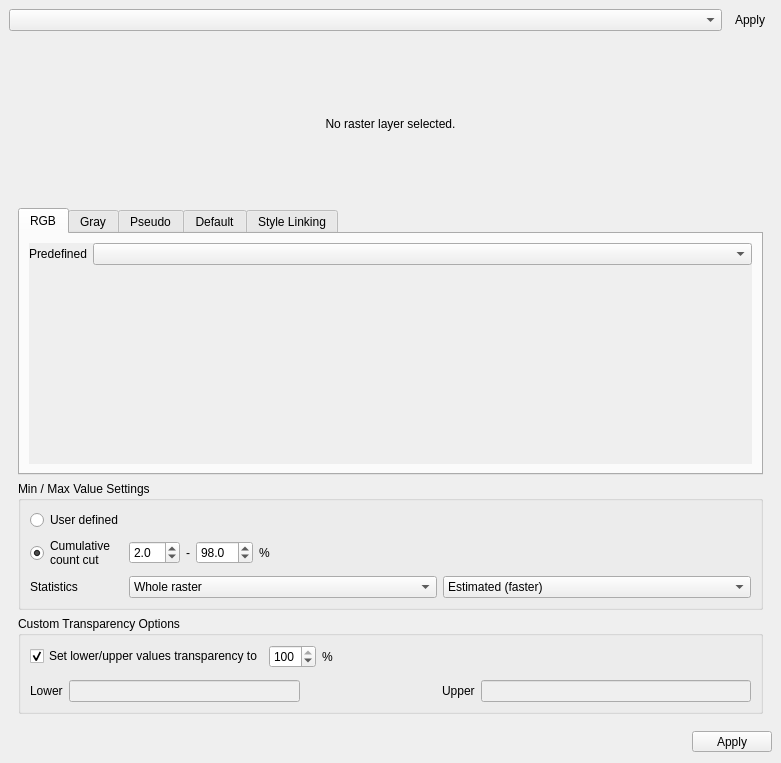
<?xml version="1.0" encoding="UTF-8"?>
<ui version="4.0">
 <class>w</class>
 <widget class="QDockWidget" name="w">
  <property name="geometry">
   <rect>
    <x>0</x>
    <y>0</y>
    <width>781</width>
    <height>763</height>
   </rect>
  </property>
  <property name="sizePolicy">
   <sizepolicy hsizetype="Preferred" vsizetype="Preferred">
    <horstretch>0</horstretch>
    <verstretch>0</verstretch>
   </sizepolicy>
  </property>
  <property name="minimumSize">
   <size>
    <width>106</width>
    <height>172</height>
   </size>
  </property>
  <property name="autoFillBackground">
   <bool>false</bool>
  </property>
  <property name="floating">
   <bool>false</bool>
  </property>
  <property name="windowTitle">
   <string>Raster Layer Styling</string>
  </property>
  <widget class="QWidget" name="dockWidgetContents">
   <property name="sizePolicy">
    <sizepolicy hsizetype="Preferred" vsizetype="Preferred">
     <horstretch>0</horstretch>
     <verstretch>0</verstretch>
    </sizepolicy>
   </property>
   <layout class="QVBoxLayout" name="verticalLayout_5" stretch="0,0,0">
    <item>
     <layout class="QHBoxLayout" name="horizontalLayout">
      <item>
       <widget class="QgsMapLayerComboBox" name="mLayer">
        <property name="enabled">
         <bool>true</bool>
        </property>
        <property name="currentIndex">
         <number>-1</number>
        </property>
        <property name="allowEmptyLayer">
         <bool>true</bool>
        </property>
       </widget>
      </item>
      <item>
       <widget class="QToolButton" name="mRefresh">
        <property name="sizePolicy">
         <sizepolicy hsizetype="Fixed" vsizetype="Fixed">
          <horstretch>0</horstretch>
          <verstretch>0</verstretch>
         </sizepolicy>
        </property>
        <property name="minimumSize">
         <size>
          <width>0</width>
          <height>0</height>
         </size>
        </property>
        <property name="toolTip">
         <string/>
        </property>
        <property name="text">
         <string>Apply</string>
        </property>
        <property name="icon">
         <iconset>
          <normaloff>:/images/themes/default/mActionRefresh.svg</normaloff>:/images/themes/default/mActionRefresh.svg</iconset>
        </property>
        <property name="autoRaise">
         <bool>true</bool>
        </property>
       </widget>
      </item>
     </layout>
    </item>
    <item>
     <widget class="QScrollArea" name="scrollArea_4">
      <property name="frameShape">
       <enum>QFrame::NoFrame</enum>
      </property>
      <property name="widgetResizable">
       <bool>true</bool>
      </property>
      <widget class="QWidget" name="scrollAreaWidgetContents_4">
       <property name="geometry">
        <rect>
         <x>0</x>
         <y>0</y>
         <width>763</width>
         <height>660</height>
        </rect>
       </property>
       <layout class="QVBoxLayout" name="verticalLayout_12">
        <item>
         <widget class="QLabel" name="mInfo">
          <property name="sizePolicy">
           <sizepolicy hsizetype="Preferred" vsizetype="Preferred">
            <horstretch>0</horstretch>
            <verstretch>0</verstretch>
           </sizepolicy>
          </property>
          <property name="text">
           <string>No raster layer selected.</string>
          </property>
          <property name="alignment">
           <set>Qt::AlignCenter</set>
          </property>
         </widget>
        </item>
        <item>
         <widget class="QTabWidget" name="mRenderer">
          <property name="sizePolicy">
           <sizepolicy hsizetype="Preferred" vsizetype="Preferred">
            <horstretch>0</horstretch>
            <verstretch>0</verstretch>
           </sizepolicy>
          </property>
          <property name="currentIndex">
           <number>0</number>
          </property>
          <widget class="QWidget" name="tab">
           <attribute name="icon">
            <iconset>
             <normaloff>:/images/themes/default/styleicons/multibandcolor.svg</normaloff>:/images/themes/default/styleicons/multibandcolor.svg</iconset>
           </attribute>
           <attribute name="title">
            <string>RGB</string>
           </attribute>
           <layout class="QVBoxLayout" name="verticalLayout">
            <item>
             <widget class="QScrollArea" name="scrollArea_2">
              <property name="frameShape">
               <enum>QFrame::NoFrame</enum>
              </property>
              <property name="widgetResizable">
               <bool>true</bool>
              </property>
              <widget class="QWidget" name="scrollAreaWidgetContents_2">
               <property name="geometry">
                <rect>
                 <x>0</x>
                 <y>0</y>
                 <width>721</width>
                 <height>223</height>
                </rect>
               </property>
               <layout class="QVBoxLayout" name="verticalLayout_6">
                <property name="leftMargin">
                 <number>0</number>
                </property>
                <property name="topMargin">
                 <number>0</number>
                </property>
                <property name="rightMargin">
                 <number>0</number>
                </property>
                <property name="bottomMargin">
                 <number>0</number>
                </property>
                <item>
                 <layout class="QVBoxLayout" name="verticalLayout_9">
                  <item>
                   <layout class="QHBoxLayout" name="horizontalLayout_2">
                    <item>
                     <widget class="QLabel" name="mName">
                      <property name="sizePolicy">
                       <sizepolicy hsizetype="Fixed" vsizetype="Preferred">
                        <horstretch>0</horstretch>
                        <verstretch>0</verstretch>
                       </sizepolicy>
                      </property>
                      <property name="text">
                       <string>Predefined</string>
                      </property>
                     </widget>
                    </item>
                    <item>
                     <widget class="QComboBox" name="mVisualization">
                      <property name="sizePolicy">
                       <sizepolicy hsizetype="Preferred" vsizetype="Preferred">
                        <horstretch>0</horstretch>
                        <verstretch>0</verstretch>
                       </sizepolicy>
                      </property>
                     </widget>
                    </item>
                   </layout>
                  </item>
                  <item>
                   <widget class="RasterLayerStylingBandWidget" name="mRedBand" native="true"/>
                  </item>
                  <item>
                   <widget class="RasterLayerStylingBandWidget" name="mGreenBand" native="true"/>
                  </item>
                  <item>
                   <widget class="RasterLayerStylingBandWidget" name="mBlueBand" native="true"/>
                  </item>
                  <item>
                   <spacer name="verticalSpacer">
                    <property name="orientation">
                     <enum>Qt::Vertical</enum>
                    </property>
                    <property name="sizeHint" stdset="0">
                     <size>
                      <width>0</width>
                      <height>0</height>
                     </size>
                    </property>
                   </spacer>
                  </item>
                 </layout>
                </item>
               </layout>
              </widget>
             </widget>
            </item>
           </layout>
          </widget>
          <widget class="QWidget" name="tab_2">
           <attribute name="icon">
            <iconset>
             <normaloff>:/images/themes/default/styleicons/singlebandgray.svg</normaloff>:/images/themes/default/styleicons/singlebandgray.svg</iconset>
           </attribute>
           <attribute name="title">
            <string>Gray</string>
           </attribute>
           <layout class="QVBoxLayout" name="verticalLayout_2">
            <item>
             <widget class="QScrollArea" name="scrollArea">
              <property name="frameShape">
               <enum>QFrame::NoFrame</enum>
              </property>
              <property name="widgetResizable">
               <bool>true</bool>
              </property>
              <widget class="QWidget" name="scrollAreaWidgetContents">
               <property name="geometry">
                <rect>
                 <x>0</x>
                 <y>0</y>
                 <width>721</width>
                 <height>223</height>
                </rect>
               </property>
               <layout class="QVBoxLayout" name="verticalLayout_4">
                <property name="leftMargin">
                 <number>0</number>
                </property>
                <property name="topMargin">
                 <number>0</number>
                </property>
                <property name="rightMargin">
                 <number>0</number>
                </property>
                <property name="bottomMargin">
                 <number>0</number>
                </property>
                <item>
                 <widget class="RasterLayerStylingBandWidget" name="mGrayBand" native="true"/>
                </item>
               </layout>
              </widget>
             </widget>
            </item>
           </layout>
          </widget>
          <widget class="QWidget" name="tab_3">
           <attribute name="icon">
            <iconset>
             <normaloff>:/images/themes/default/styleicons/singlebandpseudocolor.svg</normaloff>:/images/themes/default/styleicons/singlebandpseudocolor.svg</iconset>
           </attribute>
           <attribute name="title">
            <string>Pseudo</string>
           </attribute>
           <layout class="QVBoxLayout" name="verticalLayout_11">
            <item>
             <layout class="QHBoxLayout" name="horizontalLayout_3">
              <item>
               <widget class="QLabel" name="label_9">
                <property name="sizePolicy">
                 <sizepolicy hsizetype="Fixed" vsizetype="Preferred">
                  <horstretch>0</horstretch>
                  <verstretch>0</verstretch>
                 </sizepolicy>
                </property>
                <property name="minimumSize">
                 <size>
                  <width>0</width>
                  <height>0</height>
                 </size>
                </property>
                <property name="text">
                 <string>Color ramp</string>
                </property>
               </widget>
              </item>
              <item>
               <widget class="QgsColorRampButton" name="mPseudoColorRamp">
                <property name="sizePolicy">
                 <sizepolicy hsizetype="Preferred" vsizetype="Fixed">
                  <horstretch>0</horstretch>
                  <verstretch>0</verstretch>
                 </sizepolicy>
                </property>
                <property name="text">
                 <string/>
                </property>
               </widget>
              </item>
             </layout>
            </item>
            <item>
             <widget class="QScrollArea" name="scrollArea_3">
              <property name="frameShape">
               <enum>QFrame::NoFrame</enum>
              </property>
              <property name="widgetResizable">
               <bool>true</bool>
              </property>
              <widget class="QWidget" name="scrollAreaWidgetContents_3">
               <property name="geometry">
                <rect>
                 <x>0</x>
                 <y>0</y>
                 <width>721</width>
                 <height>193</height>
                </rect>
               </property>
               <layout class="QVBoxLayout" name="verticalLayout_10">
                <property name="leftMargin">
                 <number>0</number>
                </property>
                <property name="topMargin">
                 <number>0</number>
                </property>
                <property name="rightMargin">
                 <number>0</number>
                </property>
                <property name="bottomMargin">
                 <number>0</number>
                </property>
                <item>
                 <widget class="RasterLayerStylingBandWidget" name="mPseudoBand" native="true"/>
                </item>
               </layout>
              </widget>
             </widget>
            </item>
           </layout>
          </widget>
          <widget class="QWidget" name="tab_4">
           <attribute name="title">
            <string>Default</string>
           </attribute>
           <layout class="QVBoxLayout" name="verticalLayout_7">
            <item>
             <widget class="QLabel" name="mInfo_2">
              <property name="sizePolicy">
               <sizepolicy hsizetype="Preferred" vsizetype="Expanding">
                <horstretch>0</horstretch>
                <verstretch>1</verstretch>
               </sizepolicy>
              </property>
              <property name="text">
               <string>Select a render type.</string>
              </property>
              <property name="alignment">
               <set>Qt::AlignCenter</set>
              </property>
             </widget>
            </item>
           </layout>
          </widget>
          <widget class="QWidget" name="tab_5">
           <attribute name="title">
            <string>Style Linking</string>
           </attribute>
           <layout class="QVBoxLayout" name="verticalLayout_8">
            <item>
             <layout class="QHBoxLayout" name="horizontalLayout_16">
              <item>
               <widget class="QToolButton" name="mAddLink">
                <property name="text">
                 <string>...</string>
                </property>
                <property name="icon">
                 <iconset>
                  <normaloff>:/images/themes/default/symbologyAdd.svg</normaloff>:/images/themes/default/symbologyAdd.svg</iconset>
                </property>
                <property name="popupMode">
                 <enum>QToolButton::InstantPopup</enum>
                </property>
                <property name="arrowType">
                 <enum>Qt::NoArrow</enum>
                </property>
               </widget>
              </item>
              <item>
               <widget class="QToolButton" name="mRemoveLink">
                <property name="text">
                 <string>...</string>
                </property>
                <property name="icon">
                 <iconset>
                  <normaloff>:/images/themes/default/symbologyRemove.svg</normaloff>:/images/themes/default/symbologyRemove.svg</iconset>
                </property>
                <property name="popupMode">
                 <enum>QToolButton::InstantPopup</enum>
                </property>
                <property name="arrowType">
                 <enum>Qt::NoArrow</enum>
                </property>
               </widget>
              </item>
              <item>
               <spacer name="horizontalSpacer_3">
                <property name="orientation">
                 <enum>Qt::Horizontal</enum>
                </property>
                <property name="sizeHint" stdset="0">
                 <size>
                  <width>40</width>
                  <height>20</height>
                 </size>
                </property>
               </spacer>
              </item>
             </layout>
            </item>
            <item>
             <widget class="QTableWidget" name="mLinkedLayers">
              <attribute name="horizontalHeaderDefaultSectionSize">
               <number>120</number>
              </attribute>
              <attribute name="horizontalHeaderStretchLastSection">
               <bool>false</bool>
              </attribute>
              <column>
               <property name="text">
                <string>Raster Layer</string>
               </property>
              </column>
              <column>
               <property name="text">
                <string>Linkage</string>
               </property>
              </column>
              <column>
               <property name="text">
                <string>Stretch Type</string>
               </property>
              </column>
              <column>
               <property name="text">
                <string>Percentiles</string>
               </property>
              </column>
              <column>
               <property name="text">
                <string>Red Min</string>
               </property>
               <property name="toolTip">
                <string>Red / Gray / Pseudo Min</string>
               </property>
              </column>
              <column>
               <property name="text">
                <string>Red Max</string>
               </property>
               <property name="toolTip">
                <string>Red / Gray / Pseudo Max</string>
               </property>
              </column>
              <column>
               <property name="text">
                <string>Green Min</string>
               </property>
              </column>
              <column>
               <property name="text">
                <string>Green Max</string>
               </property>
              </column>
              <column>
               <property name="text">
                <string>Blue Min</string>
               </property>
              </column>
              <column>
               <property name="text">
                <string>Blue Max</string>
               </property>
              </column>
              <column>
               <property name="text">
                <string>Statistics</string>
               </property>
              </column>
              <column>
               <property name="text">
                <string>Accuracy</string>
               </property>
              </column>
             </widget>
            </item>
           </layout>
          </widget>
         </widget>
        </item>
        <item>
         <widget class="QgsCollapsibleGroupBox" name="mGroupBoxMinMax">
          <property name="sizePolicy">
           <sizepolicy hsizetype="Preferred" vsizetype="Fixed">
            <horstretch>0</horstretch>
            <verstretch>0</verstretch>
           </sizepolicy>
          </property>
          <property name="title">
           <string>Min / Max Value Settings</string>
          </property>
          <layout class="QVBoxLayout" name="verticalLayout_3">
           <item>
            <layout class="QFormLayout" name="formLayout_3">
             <item row="0" column="0">
              <widget class="QRadioButton" name="mMinMaxUser">
               <property name="text">
                <string>User defined</string>
               </property>
              </widget>
             </item>
             <item row="1" column="0">
              <widget class="QRadioButton" name="mMinMaxPercentile">
               <property name="text">
                <string>Cumulative
count cut</string>
               </property>
               <property name="checked">
                <bool>true</bool>
               </property>
              </widget>
             </item>
             <item row="2" column="0">
              <widget class="QLabel" name="label_34">
               <property name="sizePolicy">
                <sizepolicy hsizetype="Fixed" vsizetype="Preferred">
                 <horstretch>0</horstretch>
                 <verstretch>0</verstretch>
                </sizepolicy>
               </property>
               <property name="text">
                <string>Statistics</string>
               </property>
              </widget>
             </item>
             <item row="2" column="1">
              <layout class="QHBoxLayout" name="horizontalLayout_7">
               <item>
                <widget class="QComboBox" name="mExtent">
                 <property name="toolTip">
                  <string>The Statistics extent.</string>
                 </property>
                 <property name="currentIndex">
                  <number>0</number>
                 </property>
                 <item>
                  <property name="text">
                   <string>Whole raster</string>
                  </property>
                 </item>
                 <item>
                  <property name="text">
                   <string>Current canvas</string>
                  </property>
                 </item>
                </widget>
               </item>
               <item>
                <widget class="QComboBox" name="mAccuracy">
                 <property name="toolTip">
                  <string>The calculation accuracy.</string>
                 </property>
                 <item>
                  <property name="text">
                   <string>Estimated (faster)</string>
                  </property>
                 </item>
                 <item>
                  <property name="text">
                   <string>Actual (slower)</string>
                  </property>
                 </item>
                </widget>
               </item>
              </layout>
             </item>
             <item row="1" column="1">
              <layout class="QHBoxLayout" name="horizontalLayout_6">
               <item>
                <widget class="QDoubleSpinBox" name="mP1">
                 <property name="sizePolicy">
                  <sizepolicy hsizetype="Preferred" vsizetype="Fixed">
                   <horstretch>0</horstretch>
                   <verstretch>0</verstretch>
                  </sizepolicy>
                 </property>
                 <property name="decimals">
                  <number>1</number>
                 </property>
                 <property name="maximum">
                  <double>49.000000000000000</double>
                 </property>
                 <property name="value">
                  <double>2.000000000000000</double>
                 </property>
                </widget>
               </item>
               <item>
                <widget class="QLabel" name="label_32">
                 <property name="sizePolicy">
                  <sizepolicy hsizetype="Fixed" vsizetype="Preferred">
                   <horstretch>0</horstretch>
                   <verstretch>0</verstretch>
                  </sizepolicy>
                 </property>
                 <property name="text">
                  <string>-</string>
                 </property>
                </widget>
               </item>
               <item>
                <widget class="QDoubleSpinBox" name="mP2">
                 <property name="decimals">
                  <number>1</number>
                 </property>
                 <property name="minimum">
                  <double>51.000000000000000</double>
                 </property>
                 <property name="maximum">
                  <double>100.000000000000000</double>
                 </property>
                 <property name="value">
                  <double>98.000000000000000</double>
                 </property>
                </widget>
               </item>
               <item>
                <widget class="QLabel" name="label_33">
                 <property name="sizePolicy">
                  <sizepolicy hsizetype="Fixed" vsizetype="Preferred">
                   <horstretch>0</horstretch>
                   <verstretch>0</verstretch>
                  </sizepolicy>
                 </property>
                 <property name="text">
                  <string>%</string>
                 </property>
                </widget>
               </item>
               <item>
                <spacer name="horizontalSpacer">
                 <property name="orientation">
                  <enum>Qt::Horizontal</enum>
                 </property>
                 <property name="sizeHint" stdset="0">
                  <size>
                   <width>80</width>
                   <height>20</height>
                  </size>
                 </property>
                </spacer>
               </item>
              </layout>
             </item>
            </layout>
           </item>
          </layout>
         </widget>
        </item>
        <item>
         <widget class="QgsCollapsibleGroupBox" name="mGroupBoxTransparency">
          <property name="sizePolicy">
           <sizepolicy hsizetype="Preferred" vsizetype="Fixed">
            <horstretch>0</horstretch>
            <verstretch>0</verstretch>
           </sizepolicy>
          </property>
          <property name="minimumSize">
           <size>
            <width>0</width>
            <height>0</height>
           </size>
          </property>
          <property name="title">
           <string>Custom Transparency Options</string>
          </property>
          <property name="checkable">
           <bool>false</bool>
          </property>
          <layout class="QVBoxLayout" name="verticalLayout_15">
           <item>
            <layout class="QHBoxLayout" name="horizontalLayout_4">
             <item>
              <widget class="QCheckBox" name="mUseTransparency">
               <property name="text">
                <string>Set lower/upper values transparency to</string>
               </property>
               <property name="checked">
                <bool>true</bool>
               </property>
              </widget>
             </item>
             <item>
              <widget class="QSpinBox" name="mTransparencyValue">
               <property name="maximum">
                <number>100</number>
               </property>
               <property name="value">
                <number>100</number>
               </property>
              </widget>
             </item>
             <item>
              <widget class="QLabel" name="label_35">
               <property name="sizePolicy">
                <sizepolicy hsizetype="Fixed" vsizetype="Preferred">
                 <horstretch>0</horstretch>
                 <verstretch>0</verstretch>
                </sizepolicy>
               </property>
               <property name="text">
                <string>%</string>
               </property>
              </widget>
             </item>
             <item>
              <spacer name="horizontalSpacer_4">
               <property name="orientation">
                <enum>Qt::Horizontal</enum>
               </property>
               <property name="sizeHint" stdset="0">
                <size>
                 <width>40</width>
                 <height>20</height>
                </size>
               </property>
              </spacer>
             </item>
            </layout>
           </item>
           <item>
            <widget class="QgsRangeSlider" name="mTransparencySlider" native="true"/>
           </item>
           <item>
            <layout class="QHBoxLayout" name="horizontalLayout_5" stretch="2,1,0,2">
             <item>
              <layout class="QHBoxLayout" name="horizontalLayout_9">
               <item>
                <widget class="QLabel" name="label_36">
                 <property name="sizePolicy">
                  <sizepolicy hsizetype="Fixed" vsizetype="Preferred">
                   <horstretch>0</horstretch>
                   <verstretch>0</verstretch>
                  </sizepolicy>
                 </property>
                 <property name="text">
                  <string>Lower</string>
                 </property>
                </widget>
               </item>
               <item>
                <widget class="QLineEdit" name="mTransparencyLower">
                 <property name="enabled">
                  <bool>false</bool>
                 </property>
                 <property name="readOnly">
                  <bool>true</bool>
                 </property>
                </widget>
               </item>
              </layout>
             </item>
             <item>
              <spacer name="horizontalSpacer_5">
               <property name="orientation">
                <enum>Qt::Horizontal</enum>
               </property>
               <property name="sizeHint" stdset="0">
                <size>
                 <width>1</width>
                 <height>20</height>
                </size>
               </property>
              </spacer>
             </item>
             <item>
              <widget class="QLabel" name="label_37">
               <property name="sizePolicy">
                <sizepolicy hsizetype="Fixed" vsizetype="Preferred">
                 <horstretch>0</horstretch>
                 <verstretch>0</verstretch>
                </sizepolicy>
               </property>
               <property name="text">
                <string>Upper</string>
               </property>
              </widget>
             </item>
             <item>
              <layout class="QHBoxLayout" name="horizontalLayout_10">
               <item>
                <widget class="QLineEdit" name="mTransparencyUpper">
                 <property name="enabled">
                  <bool>false</bool>
                 </property>
                 <property name="readOnly">
                  <bool>true</bool>
                 </property>
                </widget>
               </item>
              </layout>
             </item>
            </layout>
           </item>
          </layout>
         </widget>
        </item>
       </layout>
      </widget>
     </widget>
    </item>
    <item>
     <layout class="QHBoxLayout" name="horizontalLayout_8">
      <item>
       <spacer name="horizontalSpacer_2">
        <property name="orientation">
         <enum>Qt::Horizontal</enum>
        </property>
        <property name="sizeHint" stdset="0">
         <size>
          <width>316</width>
          <height>25</height>
         </size>
        </property>
       </spacer>
      </item>
      <item>
       <widget class="QToolButton" name="mApply">
        <property name="sizePolicy">
         <sizepolicy hsizetype="Fixed" vsizetype="Fixed">
          <horstretch>0</horstretch>
          <verstretch>0</verstretch>
         </sizepolicy>
        </property>
        <property name="minimumSize">
         <size>
          <width>80</width>
          <height>0</height>
         </size>
        </property>
        <property name="toolTip">
         <string>Apply style.</string>
        </property>
        <property name="text">
         <string>Apply</string>
        </property>
       </widget>
      </item>
     </layout>
    </item>
   </layout>
  </widget>
 </widget>
 <customwidgets>
  <customwidget>
   <class>QgsCollapsibleGroupBox</class>
   <extends>QGroupBox</extends>
   <header>qgscollapsiblegroupbox.h</header>
   <container>1</container>
  </customwidget>
  <customwidget>
   <class>QgsMapLayerComboBox</class>
   <extends>QComboBox</extends>
   <header>qgsmaplayercombobox.h</header>
  </customwidget>
  <customwidget>
   <class>QgsColorRampButton</class>
   <extends>QToolButton</extends>
   <header>qgis.gui</header>
  </customwidget>
  <customwidget>
   <class>RasterLayerStylingBandWidget</class>
   <extends>QWidget</extends>
   <header>rasterlayerstylingapp.rasterlayerstylingbandwidget</header>
   <container>1</container>
  </customwidget>
  <customwidget>
   <class>QgsRangeSlider</class>
   <extends>QWidget</extends>
   <header>qgis.gui</header>
   <container>1</container>
  </customwidget>
 </customwidgets>
 <resources/>
 <connections>
  <connection>
   <sender>mUseTransparency</sender>
   <signal>toggled(bool)</signal>
   <receiver>mTransparencySlider</receiver>
   <slot>setEnabled(bool)</slot>
   <hints>
    <hint type="sourcelabel">
     <x>83</x>
     <y>645</y>
    </hint>
    <hint type="destinationlabel">
     <x>357</x>
     <y>666</y>
    </hint>
   </hints>
  </connection>
  <connection>
   <sender>mUseTransparency</sender>
   <signal>toggled(bool)</signal>
   <receiver>mTransparencyValue</receiver>
   <slot>setEnabled(bool)</slot>
   <hints>
    <hint type="sourcelabel">
     <x>152</x>
     <y>641</y>
    </hint>
    <hint type="destinationlabel">
     <x>269</x>
     <y>639</y>
    </hint>
   </hints>
  </connection>
 </connections>
</ui>
